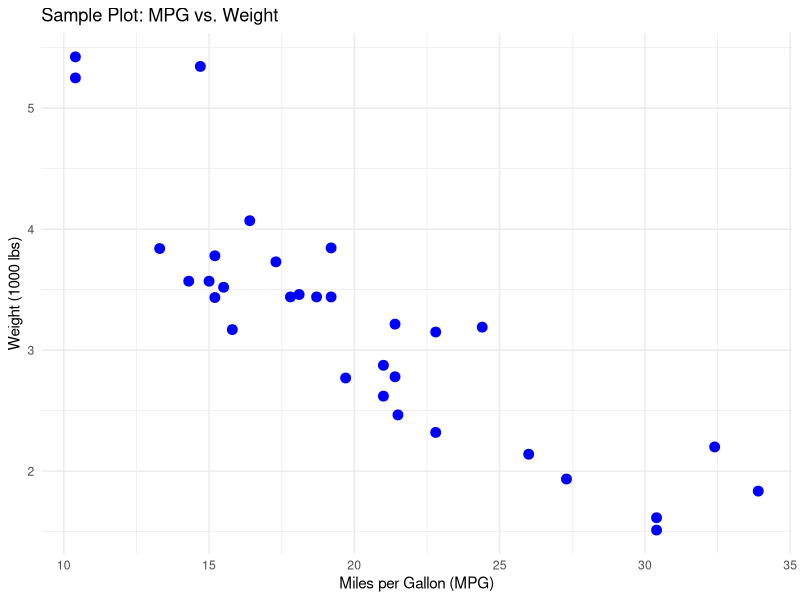

The R source for this figure: (Note: this script raises an error after producing the figure.)
if (!requireNamespace("ggplot2", quietly = TRUE)) {
  install.packages("ggplot2") # Install if you don't have it
}
library(ggplot2)

my_sample_plot <- ggplot(data = mtcars, aes(x = mpg, y = wt)) +
  geom_point(color = "blue", size = 3) +
  labs(title = "Sample Plot: MPG vs. Weight",
    x = "Miles per Gallon (MPG)",
    y = "Weight (1000 lbs)") +
  theme_minimal()

save_ggplot_std(
  my_sample_plot, "image_p"
)

